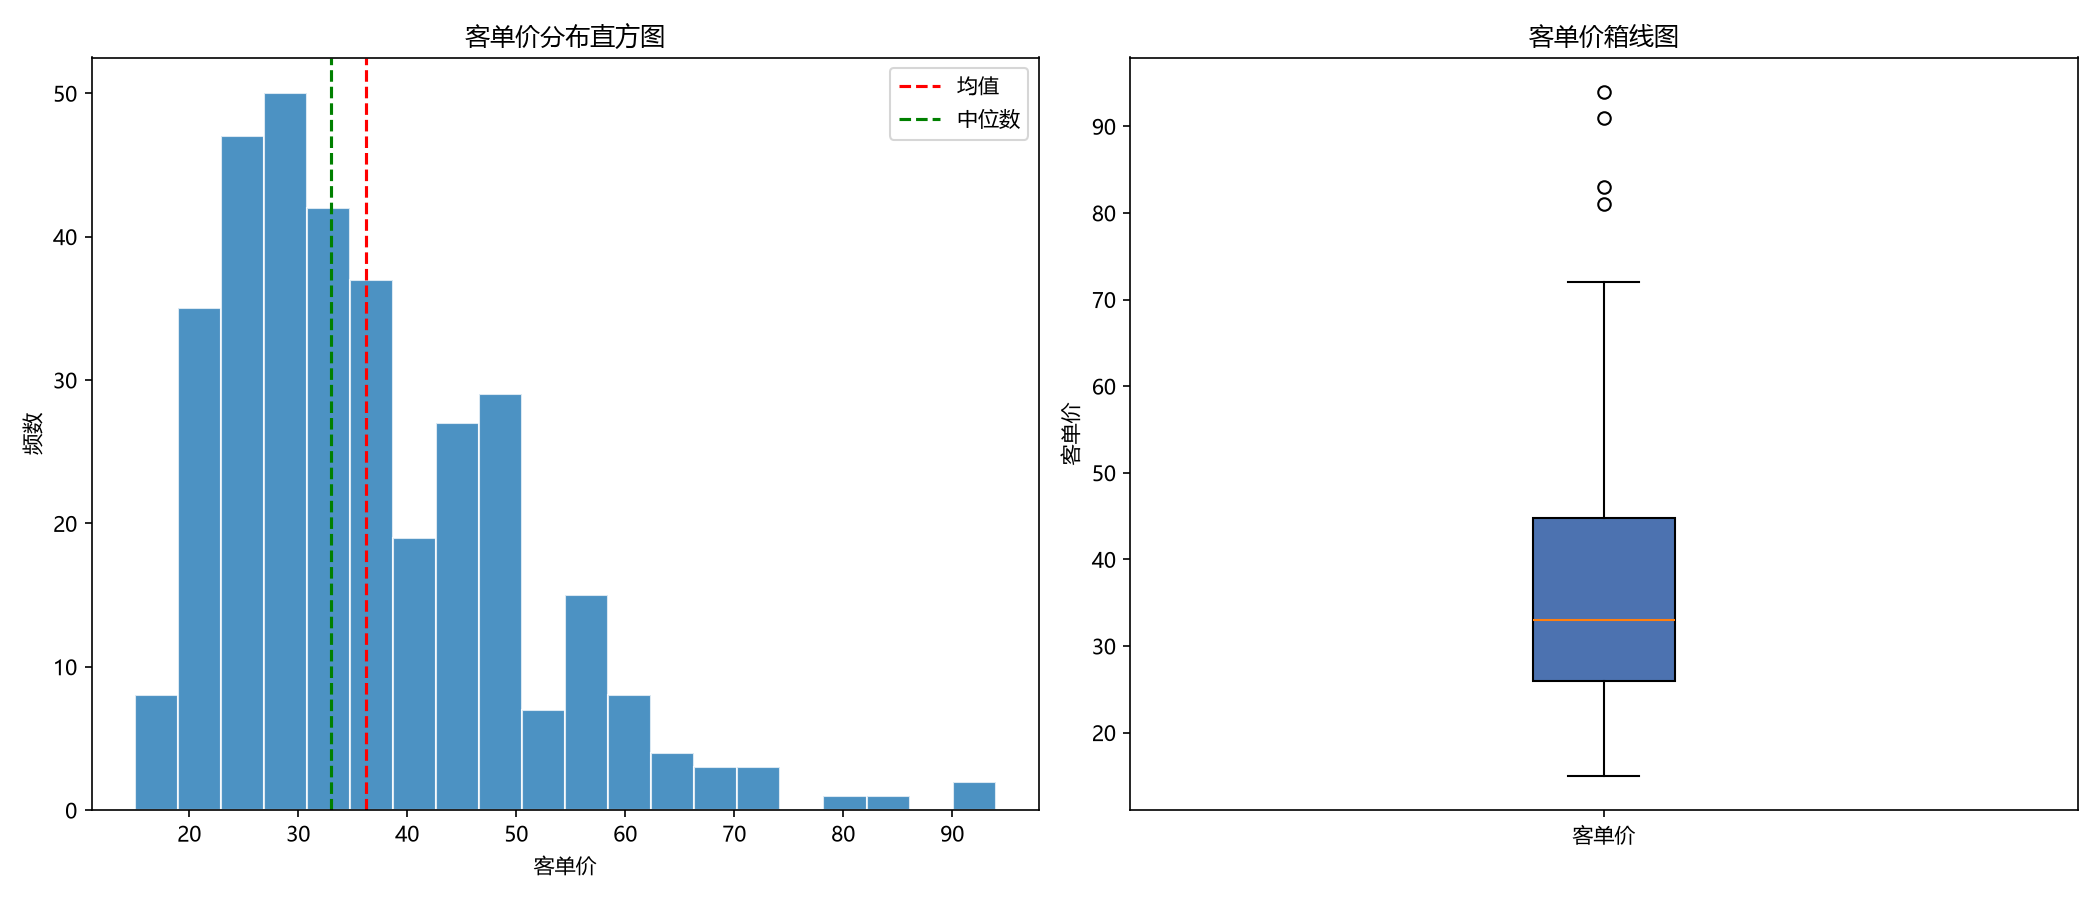

Python code for this plot:
import os
import pandas as pd
import numpy as np
import matplotlib.pyplot as plt
import matplotlib
matplotlib.rcParams['font.sans-serif'] = ['Microsoft YaHei', 'SimHei']
matplotlib.rcParams['axes.unicode_minus'] = False

base = r'D:/学习作业/数据可视化/1《CDA 一级认证教材：商业数据分析》'
out = r'D:/学习作业/数据可视化/第2章'
os.makedirs(out, exist_ok=True)

raw = pd.read_excel(os.path.join(base, '第2章 数据分析方法/2、由基础分析范式引申出的分析方法/data-无答案/4分布分析.xlsx'), header=None)

data = pd.DataFrame({
    '用户id': raw.iloc[2:340, 10].tolist(),
    '客单价': pd.to_numeric(raw.iloc[2:340, 11], errors='coerce').tolist(),
})
data = data.dropna(subset=['客单价'])

values = data['客单价'].values
q1 = np.percentile(values, 25)
q3 = np.percentile(values, 75)
iqr = q3 - q1
lower = q1 - 1.5 * iqr
upper = q3 + 1.5 * iqr

print(f'样本量：{len(values)}')
print(f'均值：{values.mean():.2f}')
print(f'中位数：{np.median(values):.2f}')
print(f'最小值：{values.min():.2f} 最大值：{values.max():.2f}')
print(f'Q1：{q1:.2f}  Q3：{q3:.2f}  IQR：{iqr:.2f}')
print(f'异常值区间：[{lower:.2f}, {upper:.2f}]')

fig, axes = plt.subplots(1, 2, figsize=(14, 6))

axes[0].hist(values, bins=20, color='#1f77b4', edgecolor='white', alpha=0.8)
axes[0].axvline(values.mean(), color='red', linestyle='--', label='均值')
axes[0].axvline(np.median(values), color='green', linestyle='--', label='中位数')
axes[0].set_title('客单价分布直方图')
axes[0].set_xlabel('客单价')
axes[0].set_ylabel('频数')
axes[0].legend()

bp = axes[1].boxplot(values, vert=True, patch_artist=True, tick_labels=['客单价'])
bp['boxes'][0].set_facecolor('#4c72b0')
axes[1].set_title('客单价箱线图')
axes[1].set_ylabel('客单价')

outliers = values[(values < lower) | (values > upper)]
print(f'识别到异常值数量：{len(outliers)}')

plt.tight_layout()
plt.savefig(os.path.join(out, '第2章_分布分析.png'), dpi=150)
plt.show()
